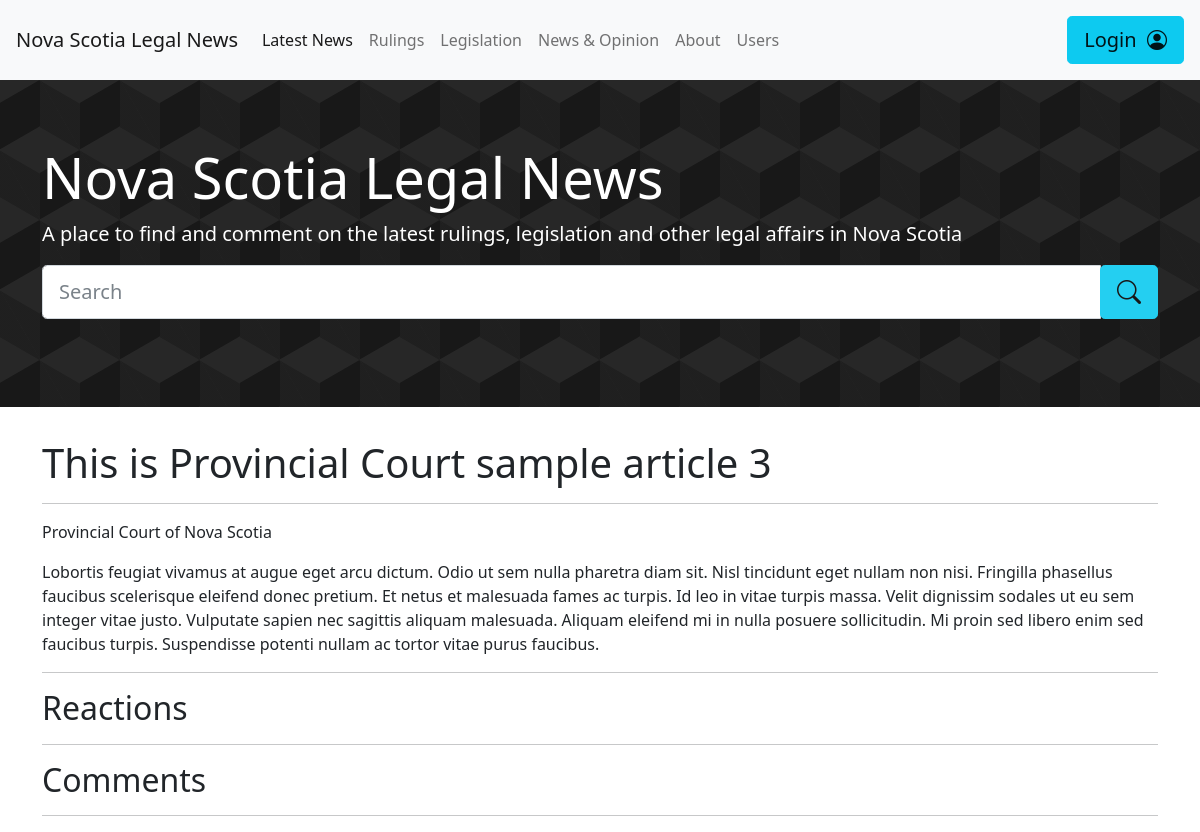
Page /website/article.php?articleID=6 on the committed database.
### tables this page shows
CREATE TABLE articles(
	articleID int AUTO_INCREMENT,
    outletID int,
    authorName varchar(255),
    articleURL varchar(255),
    articleHeadline varchar(2047),
    articleText varchar(2047),
    publicationDate datetime,
    PRIMARY KEY (articleID),
    FOREIGN KEY (outletID) REFERENCES outlets(outletID)
);

CREATE TABLE outlets(
    outletID int AUTO_INCREMENT,
    outletName varchar(255),
    PRIMARY KEY (outletID)
);

### website/inc/components/articledisplay.php (the view, shortened to what this page needs)
<?php
$articleID = $_GET["articleID"];
$querySQL = "   SELECT * FROM articles
                JOIN outlets ON articles.outletID = outlets.outletID
                AND articles.articleID = {$articleID}";
$result = $dbconn->query($querySQL);
foreach($result as $article){
?>
<h1><?php echo($article["articleHeadline"]); ?></h1>
<hr>
<p><?php echo($article["outletName"]); ?></p>
<p><?php echo($article["articleText"]); ?></p>
<hr>
<?php
}
?>
<h2>Reactions</h2>
<hr>
<h2>Comments</h2>
<hr>

### website/styles/main.css (style rules this page uses)
body { overflow: overlay; }

### rows in the picture
articles: articleHeadline "This is Provincial Court sample article 3", outletID.outletName "Provincial Court of Nova Scotia", articleText "Lobortis feugiat vivamus at augue eget arcu dictum. Odio ut sem nulla pharetra diam sit. Nisl tincidunt eget nullam non nisi. Fringilla phasellus faucibus scelerisque eleifend donec pretium. Et netus et malesuada fames ac turpis. Id leo in vitae turpis massa. Velit dignissim sodales ut eu sem integer vitae justo. Vulputate sapien nec sagittis aliquam malesuada. Aliquam eleifend mi in nulla posuere sollicitudin. Mi proin sed libero enim sed faucibus turpis. Suspendisse potenti nullam ac tortor vitae purus faucibus."
